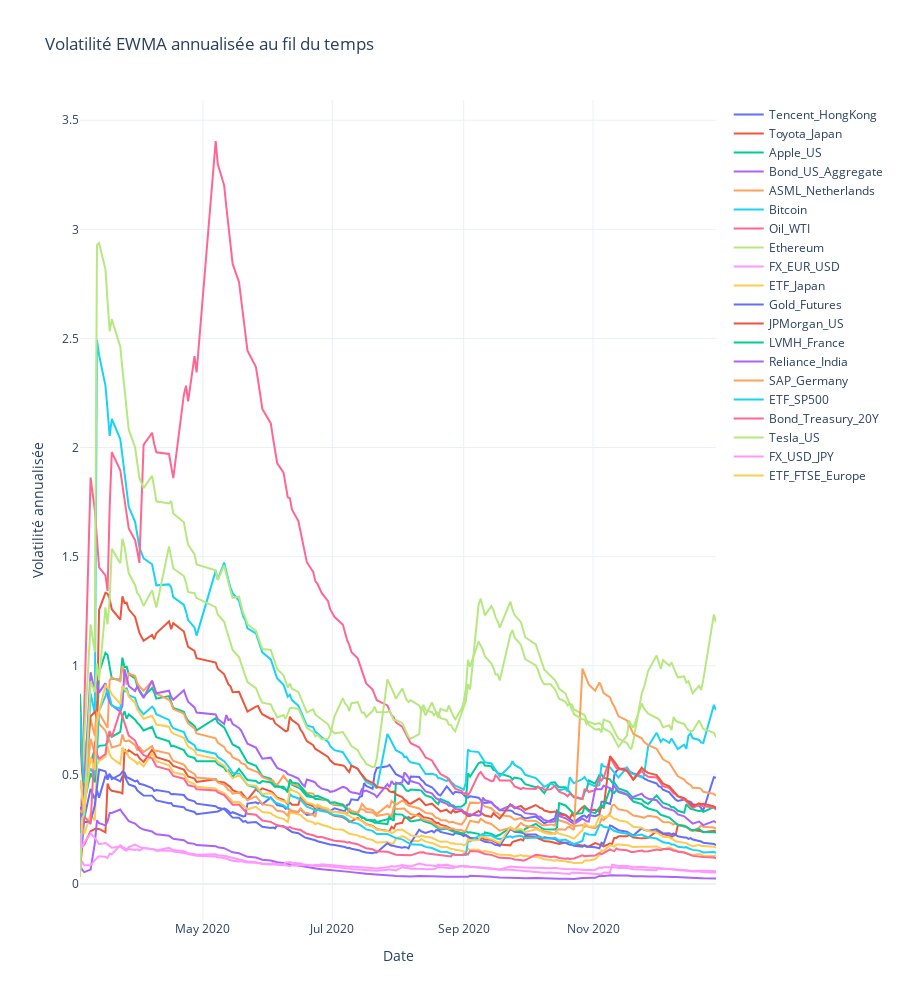

Notebook source saved alongside this figure:
### Code cell
ewma_vol_clean = ewma_volatility.dropna()

fig3 = go.Figure()

for column in ewma_vol_clean.columns:
    fig3.add_trace(go.Scatter(
        x=ewma_vol_clean.index,
        y=ewma_vol_clean[column],
        mode='lines',
        name=column,
        hovertemplate='<b>%{fullData.name}</b><br>' +
                      'Date: %{x|%Y-%m-%d}<br>' +
                      'Volatilité: %{y:.2%}<extra></extra>'
    ))

fig3.update_layout(
    title='Volatilité EWMA annualisée au fil du temps',
    xaxis_title='Date',
    yaxis_title='Volatilité annualisée',
    hovermode='x unified',
    height=1000,
    template='plotly_white'
)

fig3.show()

### Figure 1 — Plotly figure (JSON) as saved in the notebook; plotly's stock layout.template omitted (floating-point values rounded to 4 significant figures; data arrays with more than 128 entries replaced by an {"elided": "..."} marker saying what was removed)
{"data": [{"hovertemplate": "<b>%{fullData.name}</b><br>Date: %{x|%Y-%m-%d}<br>Volatilité: %{y:.2%}<extra></extra>", "mode": "lines", "name": "Tencent_HongKong", "type": "scatter", "x": {"elided": "178 str values"}, "y": {"elided": "178 float values"}}, {"hovertemplate": "<b>%{fullData.name}</b><br>Date: %{x|%Y-%m-%d}<br>Volatilité: %{y:.2%}<extra></extra>", "mode": "lines", "name": "Toyota_Japan", "type": "scatter", "x": {"elided": "178 str values"}, "y": {"elided": "178 float values"}}, {"hovertemplate": "<b>%{fullData.name}</b><br>Date: %{x|%Y-%m-%d}<br>Volatilité: %{y:.2%}<extra></extra>", "mode": "lines", "name": "Apple_US", "type": "scatter", "x": {"elided": "178 str values"}, "y": {"elided": "178 float values"}}, {"hovertemplate": "<b>%{fullData.name}</b><br>Date: %{x|%Y-%m-%d}<br>Volatilité: %{y:.2%}<extra></extra>", "mode": "lines", "name": "Bond_US_Aggregate", "type": "scatter", "x": {"elided": "178 str values"}, "y": {"elided": "178 float values"}}, {"hovertemplate": "<b>%{fullData.name}</b><br>Date: %{x|%Y-%m-%d}<br>Volatilité: %{y:.2%}<extra></extra>", "mode": "lines", "name": "ASML_Netherlands", "type": "scatter", "x": {"elided": "178 str values"}, "y": {"elided": "178 float values"}}, {"hovertemplate": "<b>%{fullData.name}</b><br>Date: %{x|%Y-%m-%d}<br>Volatilité: %{y:.2%}<extra></extra>", "mode": "lines", "name": "Bitcoin", "type": "scatter", "x": {"elided": "178 str values"}, "y": {"elided": "178 float values"}}, {"hovertemplate": "<b>%{fullData.name}</b><br>Date: %{x|%Y-%m-%d}<br>Volatilité: %{y:.2%}<extra></extra>", "mode": "lines", "name": "Oil_WTI", "type": "scatter", "x": {"elided": "178 str values"}, "y": {"elided": "178 float values"}}, {"hovertemplate": "<b>%{fullData.name}</b><br>Date: %{x|%Y-%m-%d}<br>Volatilité: %{y:.2%}<extra></extra>", "mode": "lines", "name": "Ethereum", "type": "scatter", "x": {"elided": "178 str values"}, "y": {"elided": "178 float values"}}, {"hovertemplate": "<b>%{fullData.name}</b><br>Date: %{x|%Y-%m-%d}<br>Volatilité: %{y:.2%}<extra></extra>", "mode": "lines", "name": "FX_EUR_USD", "type": "scatter", "x": {"elided": "178 str values"}, "y": {"elided": "178 float values"}}, {"hovertemplate": "<b>%{fullData.name}</b><br>Date: %{x|%Y-%m-%d}<br>Volatilité: %{y:.2%}<extra></extra>", "mode": "lines", "name": "ETF_Japan", "type": "scatter", "x": {"elided": "178 str values"}, "y": {"elided": "178 float values"}}, {"hovertemplate": "<b>%{fullData.name}</b><br>Date: %{x|%Y-%m-%d}<br>Volatilité: %{y:.2%}<extra></extra>", "mode": "lines", "name": "Gold_Futures", "type": "scatter", "x": {"elided": "178 str values"}, "y": {"elided": "178 float values"}}, {"hovertemplate": "<b>%{fullData.name}</b><br>Date: %{x|%Y-%m-%d}<br>Volatilité: %{y:.2%}<extra></extra>", "mode": "lines", "name": "JPMorgan_US", "type": "scatter", "x": {"elided": "178 str values"}, "y": {"elided": "178 float values"}}, {"hovertemplate": "<b>%{fullData.name}</b><br>Date: %{x|%Y-%m-%d}<br>Volatilité: %{y:.2%}<extra></extra>", "mode": "lines", "name": "LVMH_France", "type": "scatter", "x": {"elided": "178 str values"}, "y": {"elided": "178 float values"}}, {"hovertemplate": "<b>%{fullData.name}</b><br>Date: %{x|%Y-%m-%d}<br>Volatilité: %{y:.2%}<extra></extra>", "mode": "lines", "name": "Reliance_India", "type": "scatter", "x": {"elided": "178 str values"}, "y": {"elided": "178 float values"}}, {"hovertemplate": "<b>%{fullData.name}</b><br>Date: %{x|%Y-%m-%d}<br>Volatilité: %{y:.2%}<extra></extra>", "mode": "lines", "name": "SAP_Germany", "type": "scatter", "x": {"elided": "178 str values"}, "y": {"elided": "178 float values"}}, {"hovertemplate": "<b>%{fullData.name}</b><br>Date: %{x|%Y-%m-%d}<br>Volatilité: %{y:.2%}<extra></extra>", "mode": "lines", "name": "ETF_SP500", "type": "scatter", "x": {"elided": "178 str values"}, "y": {"elided": "178 float values"}}, {"hovertemplate": "<b>%{fullData.name}</b><br>Date: %{x|%Y-%m-%d}<br>Volatilité: %{y:.2%}<extra></extra>", "mode": "lines", "name": "Bond_Treasury_20Y", "type": "scatter", "x": {"elided": "178 str values"}, "y": {"elided": "178 float values"}}, {"hovertemplate": "<b>%{fullData.name}</b><br>Date: %{x|%Y-%m-%d}<br>Volatilité: %{y:.2%}<extra></extra>", "mode": "lines", "name": "Tesla_US", "type": "scatter", "x": {"elided": "178 str values"}, "y": {"elided": "178 float values"}}, {"hovertemplate": "<b>%{fullData.name}</b><br>Date: %{x|%Y-%m-%d}<br>Volatilité: %{y:.2%}<extra></extra>", "mode": "lines", "name": "FX_USD_JPY", "type": "scatter", "x": {"elided": "178 str values"}, "y": {"elided": "178 float values"}}, {"hovertemplate": "<b>%{fullData.name}</b><br>Date: %{x|%Y-%m-%d}<br>Volatilité: %{y:.2%}<extra></extra>", "mode": "lines", "name": "ETF_FTSE_Europe", "type": "scatter", "x": {"elided": "178 str values"}, "y": {"elided": "178 float values"}}], "layout": {"height": 1000, "hovermode": "x unified", "title": {"text": "Volatilité EWMA annualisée au fil du temps"}, "xaxis": {"title": {"text": "Date"}}, "yaxis": {"title": {"text": "Volatilité annualisée"}}}}
